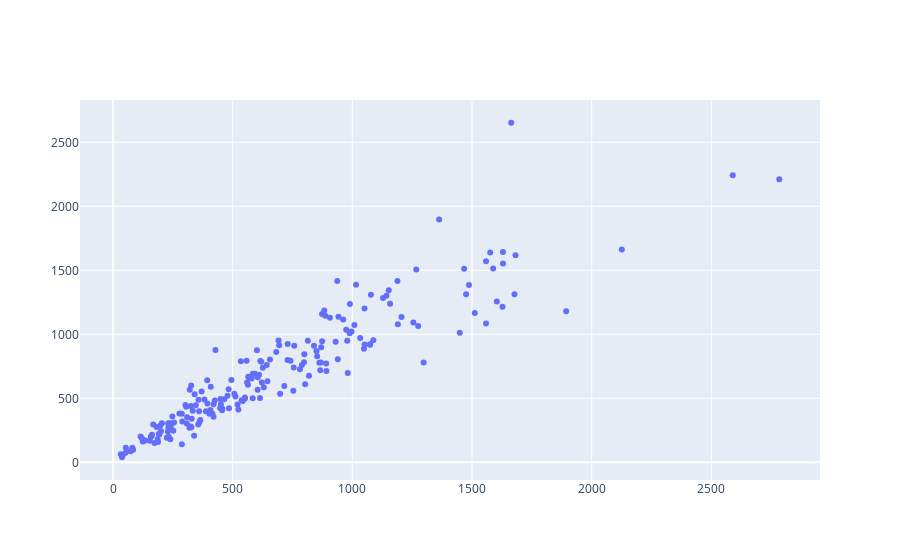

Here is the notebook cell this chart was saved with:
### Code cell
fig.add_trace(go.Scatter(
    x=y_test.flatten(),
    y=y_pred,
    mode='markers',
    name='Actual vs Predicted'
))
fig.show()

### Figure 1 — Plotly figure (JSON) as saved in the notebook; plotly's stock layout.template omitted (floating-point values rounded to 4 significant figures; data arrays with more than 128 entries replaced by an {"elided": "..."} marker saying what was removed)
{"data": [{"mode": "markers", "name": "Actual vs Predicted", "type": "scatter", "x": {"elided": "200 float values"}, "y": {"elided": "200 float values"}}], "layout": {}}
